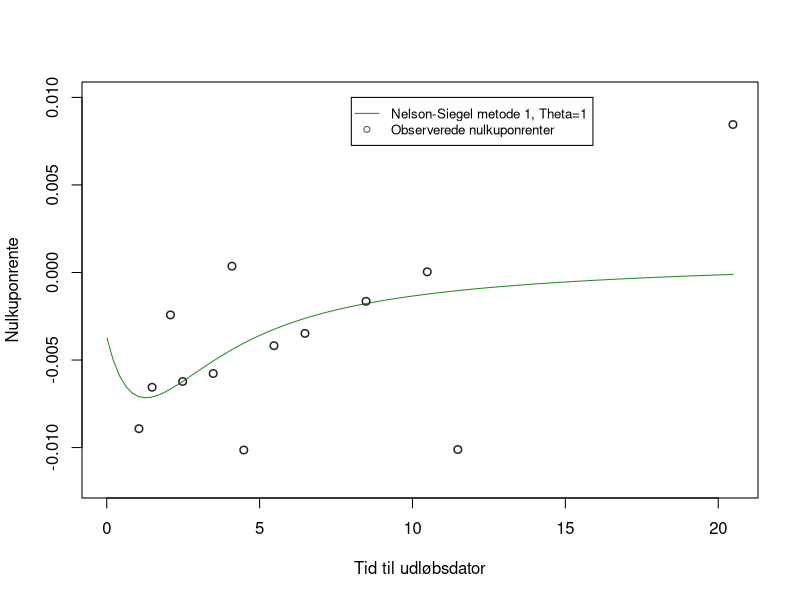

Write R code to recreate this figure.
## ---- chunk 1
library(lubridate)
pris <- c(102.02, 101.356, 101.56, 109.114, 102.92, 102.45 ,109.169, 107.48, 141.57, 113.888, 105.74,
          105.3, 113.56, 181.53)

kupon <- c(0.01, 0.0025, 0.005, 0.03, 0.0025, 0.0063, 0.015, 0.001, 0.07, 0.0175, 0.005, 0.005,
           0.001, 0.045)

udlob <- c("2020-06-11", "2020-11-15", "2021-06-22", "2021-11-15", "2022-11-15", "2023-06-27",
           "2023-11-15", "2023-11-15", "2024-11-10", "2025-11-15", "2027-11-15", "2029-11-15",
           "2030-11-15", "2039-11-15")

obl <- data.frame(udlob, kupon, pris)

colnames(obl) <- c("Udløbsdato", "Kuponrente", "Pris")

rownames(obl) <- c("Foroya Lan JUN20", "Danske stat 2020", "Foroya Lan JUN21", "3St.l. 21 DG",
                   "Danske stat 2022", "Foroya Lan JUN23", "1.5St.l. 23 GB", "DGBI 2023 GB",
                   "7St.l. 24 GB", "Danske stat 2025", "Danske stat 2027", "Danske stat 2029",
                   "DGBi", "4.5St.l 39 GB")

obl
## ---- chunk 2
termin1 <- c("2019-06-11", "2020-06-11")
termin2 <- c("2019-11-15", "2020-11-15")
termin3 <- c("2019-06-22", "2020-06-22", "2021-06-22")
termin4 <- c("2019-11-15", "2020-11-15", "2021-11-15")
termin5 <- c("2019-11-15", "2020-11-15", "2021-11-15", "2022-11-15")
termin6 <- c("2019-06-27", "2020-06-27", "2021-06-27", "2022-06-27", "2023-06-27")
termin7 <- c("2019-11-15", "2020-11-15","2021-11-15", "2022-11-15", "2023-11-15")
termin8 <- c("2019-11-15", "2020-11-15","2021-11-15", "2022-11-15", "2023-11-15")
termin9 <- c("2019-11-15", "2020-11-10", "2021-11-10", "2022-11-10", "2023-11-10", "2024-11-10")
termin10 <- c("2019-11-15", "2020-11-15", "2021-11-15", "2022-11-15", "2023-11-15", "2024-11-15","2025-11-15")
termin11 <- c("2019-11-15", "2020-11-15", "2021-11-15", "2022-11-15", "2023-11-15", "2024-11-15", "2025-11-15",
              "2026-11-15", "2027-11-15")
termin12 <- c("2019-11-15", "2020-11-15", "2021-11-15", "2022-11-15", "2023-11-15", "2024-11-15", "2025-11-15",
              "2026-11-15", "2027-11-15", "2028-11-15", "2029-11-15")
termin13 <- c("2019-11-15", "2020-11-15", "2021-11-15", "2022-11-15", "2023-11-15", "2024-11-15", "2025-11-15",
              "2026-11-15", "2027-11-15", "2028-11-15", "2029-11-15", "2030-11-15")
termin14 <- c("2019-11-15", "2020-11-15", "2021-11-15", "2022-11-15", "2023-11-15", "2024-11-15", "2025-11-15",
              "2026-11-15", "2027-11-15", "2028-11-15", "2029-11-15", "2030-11-15", "2031-11-15",                  "2032-11-15", "2033-11-15", "2034-11-15", "2035-11-15", "2036-11-15", "2037-11-15",
              "2038-11-15", "2039-11-15")
## ---- chunk 3
idag <- "2019-05-23"

tid1 <- c(1:length(termin1))
for(i in 1:length(termin1)){
  tid1[i] <- time_length(difftime(as.Date(termin1[i]),as.Date(idag)), "years")
}


tid2 <- c(1:length(termin2))
for(i in 1:length(termin2)){
  tid2[i] <- time_length(difftime(as.Date(termin2[i]),as.Date(idag)), "years")
}

tid3 <- c(1:length(termin3))
for(i in 1:length(termin3)){
  tid3[i] <- time_length(difftime(as.Date(termin3[i]),as.Date(idag)), "years")
}


tid4 <- c(1:length(termin4))
for(i in 1:length(termin4)){
  tid4[i] <- time_length(difftime(as.Date(termin4[i]),as.Date(idag)), "years")
}

tid5 <- c(1:length(termin5))
for(i in 1:length(termin5)){
  tid5[i] <- time_length(difftime(as.Date(termin5[i]),as.Date(idag)), "years")
}

tid6 <- c(1:length(termin6))
for(i in 1:length(termin6)){
  tid6[i] <- time_length(difftime(as.Date(termin6[i]),as.Date(idag)), "years")
}

tid7 <- c(1:length(termin7))
for(i in 1:length(termin7)){
  tid7[i] <- time_length(difftime(as.Date(termin7[i]),as.Date(idag)), "years")
}

tid8 <- c(1:length(termin8))
for(i in 1:length(termin8)){
  tid8[i] <- time_length(difftime(as.Date(termin8[i]),as.Date(idag)), "years")
}

tid9 <- c(1:length(termin9))
for(i in 1:length(termin9)){
  tid9[i] <- time_length(difftime(as.Date(termin9[i]),as.Date(idag)), "years")
}

tid10 <- c(1:length(termin10))
for(i in 1:length(termin10)){
  tid10[i] <- time_length(difftime(as.Date(termin10[i]),as.Date(idag)), "years")
}

tid11 <- c(1:length(termin11))
for(i in 1:length(termin11)){
  tid11[i] <- time_length(difftime(as.Date(termin11[i]),as.Date(idag)), "years")
}

tid12 <- c(1:length(termin12))
for(i in 1:length(termin12)){
  tid12[i] <- time_length(difftime(as.Date(termin12[i]),as.Date(idag)), "years")
}

tid13 <- c(1:length(termin13))
for(i in 1:length(termin13)){
  tid13[i] <- time_length(difftime(as.Date(termin13[i]),as.Date(idag)), "years")
}

tid14 <- c(1:length(termin14))
for(i in 1:length(termin14)){
  tid14[i] <- time_length(difftime(as.Date(termin14[i]),as.Date(idag)), "years")
}
## ---- chunk 4
ydelse1 <- c(1:length(tid1))
for(i in 1:(length(ydelse1)-1)){
  ydelse1[i] <- 100*obl[1,2]
  ydelse1[length(ydelse1)] <- 100*(1+obl[1,2])
}

ydelse2 <- c(1:length(tid2))
for(i in 1:(length(ydelse2)-1)){
  ydelse2[i] <- 100*obl[2,2]
  ydelse2[length(ydelse2)] <- 100*(1+obl[2,2])
}

ydelse3 <- c(1:length(tid3))
for(i in 1:(length(ydelse3)-1)){
  ydelse3[i] <- 100*obl[3,2]
  ydelse3[length(ydelse3)] <- 100*(1+obl[3,2])
}

ydelse4 <- c(1:length(tid4))
for(i in 1:(length(ydelse4)-1)){
  ydelse4[i] <- 100*obl[4,2]
  ydelse4[length(ydelse4)] <- 100*(1+obl[4,2])
}

ydelse5 <- c(1:length(tid5))
for(i in 1:(length(ydelse5)-1)){
  ydelse5[i] <- 100*obl[5,2]
  ydelse5[length(ydelse5)] <- 100*(1+obl[5,2])
}

ydelse6 <- c(1:length(tid6))
for(i in 1:(length(ydelse6)-1)){
  ydelse6[i] <- 100*obl[6,2]
  ydelse6[length(ydelse6)] <- 100*(1+obl[6,2])
}

ydelse7 <- c(1:length(tid7))
for(i in 1:(length(ydelse7)-1)){
  ydelse7[i] <- 100*obl[7,2]
  ydelse7[length(ydelse7)] <- 100*(1+obl[7,2])
}

ydelse8 <- c(1:length(tid8))
for(i in 1:(length(ydelse8)-1)){
  ydelse8[i] <- 100*obl[8,2]
  ydelse8[length(ydelse8)] <- 100*(1+obl[8,2])
} 

ydelse9 <- c(1:length(tid9))
for(i in 1:(length(ydelse9)-1)){
  ydelse9[i] <- 100*obl[9,2]
  ydelse9[length(ydelse9)] <- 100*(1+obl[9,2])
}


ydelse10 <- c(1:length(tid10))
for(i in 1:(length(ydelse10)-1)){
  ydelse10[i] <- 100*obl[10,2]
  ydelse10[length(ydelse10)] <- 100*(1+obl[10,2])
}

ydelse11 <- c(1:length(tid11))
for(i in 1:(length(ydelse11)-1)){
  ydelse11[i] <- 100*obl[11,2]
  ydelse11[length(ydelse11)] <- 100*(1+obl[11,2])
}

ydelse12 <- c(1:length(tid12))
for(i in 1:(length(ydelse12)-1)){
  ydelse12[i] <- 100*obl[12,2]
  ydelse12[length(ydelse12)] <- 100*(1+obl[12,2])
}

ydelse13 <- c(1:length(tid13))
for(i in 1:(length(ydelse13)-1)){
  ydelse13[i] <- 100*obl[13,2]
  ydelse13[length(ydelse13)] <- 100*(1+obl[13,2])
}

ydelse14 <- c(1:length(tid14))
for(i in 1:(length(ydelse14)-1)){
  ydelse14[i] <- 100*obl[14,2]
  ydelse14[length(ydelse14)] <- 100*(1+obl[14,2])
}

## ---- chunk 5
ved.rente <- c(1:length(obl[,1]))

ved.rente[1] <- 100*obl[1,2]*(1-tid1[1])
ved.rente[2] <- 100*obl[2,2]*(1-tid2[1])
ved.rente[3] <- 100*obl[3,2]*(1-tid3[1])
ved.rente[4] <- 100*obl[4,2]*(1-tid4[1])
ved.rente[5] <- 100*obl[5,2]*(1-tid5[1])
ved.rente[6] <- 100*obl[6,2]*(1-tid6[1])
ved.rente[7] <- 100*obl[7,2]*(1-tid7[1])
ved.rente[8] <- 100*obl[8,2]*(1-tid8[1])
ved.rente[9] <- 100*obl[9,2]*(1-tid9[1])
ved.rente[10] <- 100*obl[10,2]*(1-tid10[1])
ved.rente[11] <- 100*obl[11,2]*(1-tid11[1])
ved.rente[12] <- 100*obl[12,2]*(1-tid12[1])
ved.rente[13] <- 100*obl[13,2]*(1-tid13[1])
ved.rente[14] <- 100*obl[14,2]*(1-tid14[1])
## ---- chunk 6
maturity <- c(1:length(obl[,1]))

maturity[1] <- tid1[length(tid1)]
maturity[2] <- tid2[length(tid2)]
maturity[3] <- tid3[length(tid3)]
maturity[4] <- tid4[length(tid4)]
maturity[5] <- tid5[length(tid5)]
maturity[6] <- tid6[length(tid6)]
maturity[7] <- tid7[length(tid7)]
maturity[8] <- tid8[length(tid8)]
maturity[9] <- tid9[length(tid9)]
maturity[10] <- tid10[length(tid10)]
maturity[11] <- tid11[length(tid11)]
maturity[12] <- tid12[length(tid12)]
maturity[13] <- tid13[length(tid13)]
maturity[14] <- tid14[length(tid14)]

maturity

#Da vi ikke har obligationer som udløber i 2019, kan vi ikke beregne den eksakte diskontering i 2019. Vi ignorer terminen om 0.05 år, og beregner diskonteringen i 2020 (som vores kick-starter i algoritmen/bootstrapping)

#1.05 årige diskontering (antager at d_0.05 =d_1.05)
d_1.05 <- (pris[1]+ved.rente[1])/(ydelse1[1]+ydelse1[2])
d_1.05

#1.48 år diskonteringsfaktor
d_1.48 <- (pris[2]+ved.rente[2])/(ydelse2[1]+ydelse2[2])
d_1.48 

#2.08 år diskonteringsfaktor
d_2.08 <- (pris[3]+ved.rente[3])/ydelse3[3] -(ydelse3[1]/ydelse3[3])*2*d_1.05
d_2.08

#2.48 år diskonteringsfaktor
d_2.48 <- (pris[4]+ved.rente[4])/ydelse4[3] -(ydelse4[1]/ydelse4[3])*2*d_1.48
d_2.48

#3.48 år diskonteringsfaktor
d_3.48 <- (pris[5]+ved.rente[5])/ydelse5[4] - (ydelse5[2]/ydelse5[4])*(2*d_1.48+d_2.48)
d_3.48

#4.09 år diskonteringsfaktor
d_4.09 <- (pris[6]+ved.rente[6])/ydelse6[length(ydelse6)] - (ydelse6[2]/ydelse6[length(ydelse6)])*(2*d_2.08 + 2*d_1.05)
d_4.09

#(jf. obligation 7) 4.48 år diskonteringsfaktor
d_4.48_1 <- (pris[7]+ved.rente[7])/ydelse7[length(ydelse7)] - (ydelse7[2]/ydelse7[length(ydelse7)])*(d_3.48+d_2.48+2*d_1.48)
d_4.48_1

#(jf. obligation 8) 4.48 år diskonteringsfaktor
d_4.48_2 <- (pris[8]+ved.rente[8])/ydelse8[length(ydelse8)] - (ydelse8[2]/ydelse8[length(ydelse8)])*(d_3.48+d_2.48+2*d_1.48)
d_4.48_2

#4.48år diskonteringsfaktor er gennemsnittet
d_4.48 <- (d_4.48_1+d_4.48_2)/2
d_4.48

#5.47 år diskonteringsfaktor
d_5.47 <- (pris[9]+ved.rente[9])/ydelse9[length(ydelse9)] - (ydelse9[2]/ydelse9[length(ydelse9)])*
  (d_4.48 + d_3.48+d_2.48+2*d_1.48)
d_5.47

#6.48 år diskonteringsfaktor
d_6.48 <- (pris[10]+ved.rente[10])/ydelse10[length(ydelse10)] - (ydelse10[2]/ydelse10[length(ydelse10)])*
  (d_5.47 + d_4.48 + d_3.48+d_2.48+2*d_1.48)
d_6.48

#8.48 år diskonteringsfaktor
d_8.48 <- (pris[11]+ved.rente[11])/ydelse11[length(ydelse11)] - (ydelse11[2]/ydelse11[length(ydelse11)])*
  (2*d_6.48+d_5.47 + d_4.48 + d_3.48+d_2.48+2*d_1.48)
d_8.48

#10.48 år diskonteringsfaktor
d_10.48 <- (pris[12]+ved.rente[12])/ydelse12[length(ydelse12)] - (ydelse12[2]/ydelse12[length(ydelse12)])*
  (2*d_8.48+2*d_6.48+d_5.47 + d_4.48 + d_3.48+d_2.48+2*d_1.48)
d_10.48

#11.48 år diskonteringsfaktor
d_11.48 <- (pris[13]+ved.rente[13])/ydelse13[length(ydelse13)] - (ydelse13[2]/ydelse13[length(ydelse13)])*
  (d_10.48+2*d_8.48+2*d_6.48+d_5.47 + d_4.48 + d_3.48+d_2.48+2*d_1.48)
d_11.48

#20.48 år diskonteringsfaktor
d_20.48 <- (pris[14]+ved.rente[14])/ydelse14[length(ydelse14)] - (ydelse14[2]/ydelse14[length(ydelse14)])*
  (9*d_11.48+d_10.48+2*d_8.48+2*d_6.48+d_5.47 + d_4.48 + d_3.48+d_2.48+2*d_1.48)
d_20.48

## ---- chunk 7
d.renter <- c(1:(length(obl[,1])-1))

d.renter[1] <- d_1.05
d.renter[2] <- d_1.48 
d.renter[3] <- d_2.08
d.renter[4] <- d_2.48
d.renter[5] <- d_3.48
d.renter[6] <- d_4.09
d.renter[7] <- d_4.48
d.renter[8] <- d_5.47
d.renter[9] <- d_6.48
d.renter[10] <- d_8.48
d.renter[11] <- d_10.48
d.renter[12] <- d_11.48
d.renter[13] <- d_20.48
d.renter

maturity1 <- maturity[-7]
maturity1

n.renter <- c(1:(length(obl[,1])-1))

for(i in 1:length(n.renter)){
  n.renter[i] <- (d.renter[i])^(-1/maturity1[i])-1
}

n.renter

data.renter <- data.frame(maturity1, d.renter, n.renter)
colnames(data.renter) <- c("udlob", "Diskonteringsfaktor", "Nulkuponrenter")
data.renter

## ---- chunk 8

#Sæt theta
theta <- 1
#Bestemmer koefficienterne til modellen
b <- c(1:(length(obl[,1])-1))
c <- c(1:(length(obl[,1])-1))

for(i in 1:length(b)){
  b[i] <- ((1-exp(-maturity1[i]/theta))/(maturity1[i]/theta))
}
b

for(i in 1:length(c)){
  c[i] <- exp(-maturity1[i]/theta)
}
c

data.renter.koeff <- data.frame(maturity1, n.renter, b, c)
colnames(data.renter.koeff) <- c("udlob", "nul", "b", "c")

model_linear <- lm(nul~ b + c, data = data.renter.koeff)
summary(model_linear)
## ---- chunk 9
parameter2 <- c(0.001066, -0.024124, 0.019369, 1)
nulkupon_lin <- function(t){
  parameter2[1] +parameter2[2]*((1-exp(-t/parameter2[4]))/(t/parameter2[4]))+parameter2[3]*exp(-t/parameter2[4])
}

## ---- chunk 10
{curve(nulkupon_lin, ylim=c(-0.012, 0.01), xlim=c(0.01, tid14[length(tid14)]), xlab= "Tid til udløbsdator", ylab = "Nulkuponrente", col="forestgreen")
points(x=c(maturity1[1],maturity1[2],maturity1[3],maturity1[4],maturity1[5],maturity1[6], maturity1[7], maturity1[8], maturity1[9], maturity1[10], maturity1[11], maturity1[12], maturity1[13], maturity1[14]),y=c(n.renter[1],n.renter[2],n.renter[3],n.renter[4],n.renter[5],n.renter[6], n.renter[7], n.renter[8], n.renter[9], n.renter[10], n.renter[11], n.renter[12], n.renter[13], n.renter[14]), lwd=1.5, col ="gray15")
legend(8, 0.01, legend = c("Nelson-Siegel metode 1, Theta=1", "Observerede nulkuponrenter"), col = c("forestgreen", "gray30"), lty=c(1,NA), cex=0.8, box.lty=1, pch = c(NA, 1), box.lwd=1, box.col="black")}
